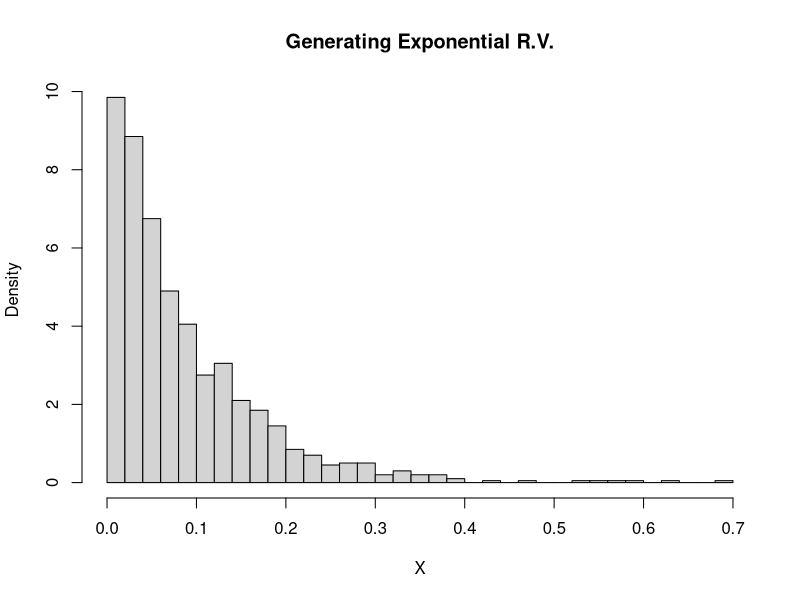

Recreate this plot in R. (Note: this script raises an error after producing the figure.)
# inverse transfrom sampling

# This is the number of times you run the process, 
positions <- 1000

# This will be a vector of minimums
samples <- c()

# You add one number to sample each process and you want to run the process position times. 
while( length(samples) < positions )
{
#This is the number computed in the problem. The n needed to produce the minimum
num.samples <-  12 

# The uniform distribution from 0 to 1
U           <-  runif(num.samples,0,1)

# The pdf 
Y <- exp(-U)

# The inverse cdf function
X           <- -log(1-U)

# take the minimum
sortedx <- sort(X) 
minx = min(sortedx)
samples <- append(samples,minx)
}

# Get the ratio of samples <0.2 to total samples. This is your probability. 
less <- sum(samples <0.2)
ratio <- less/positions


# plot
hist(samples, breaks=30, freq=F, xlab='X', main='Generating Exponential R.V.')
curve(dexp(X, rate=2) , 0, 3, lwd=2, xlab = "", ylab = "", add = T)

sqrt(25*04*0.6)
1-25*0.4
-9/7.745967
1-0.1230


# inverse transfrom sampling

# This is the number of times you run the process, 
positions <- 1000

# This will be a vector of minimums
samples <- c()

# You add one number to sample each process and you want to run the process position times. 
while( length(samples) < positions )
{
  #This is the number computed in the problem. The n needed to produce the minimum
  num.samples <-  12 
  
  x <- runif(num.samples,0,1)
  y <- runif(num.samples,1,5)
  pdfx <- .5*x +.5*y
  
  samples = append(samples, pdfx)
}

hist( samples, breaks=30, probability=TRUE, col=gray(.9), lwd=2, main="", ylim=c(0, 1))
